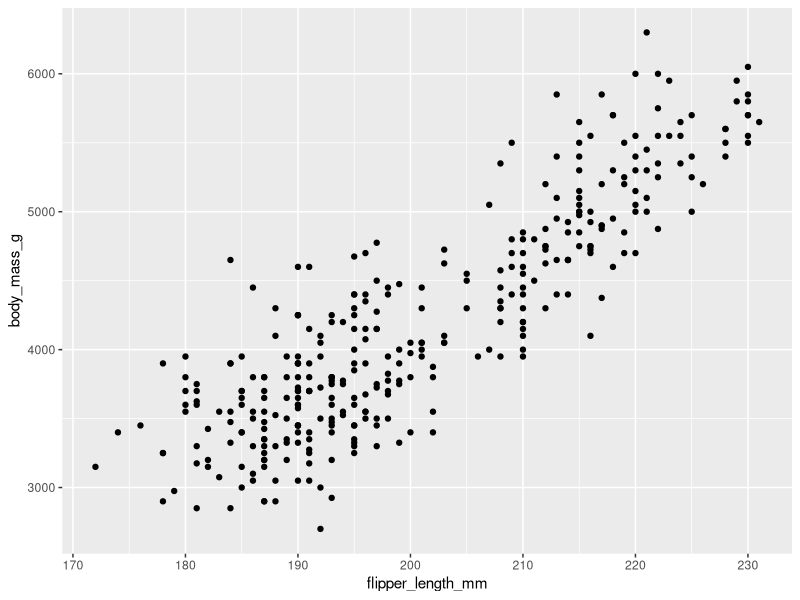
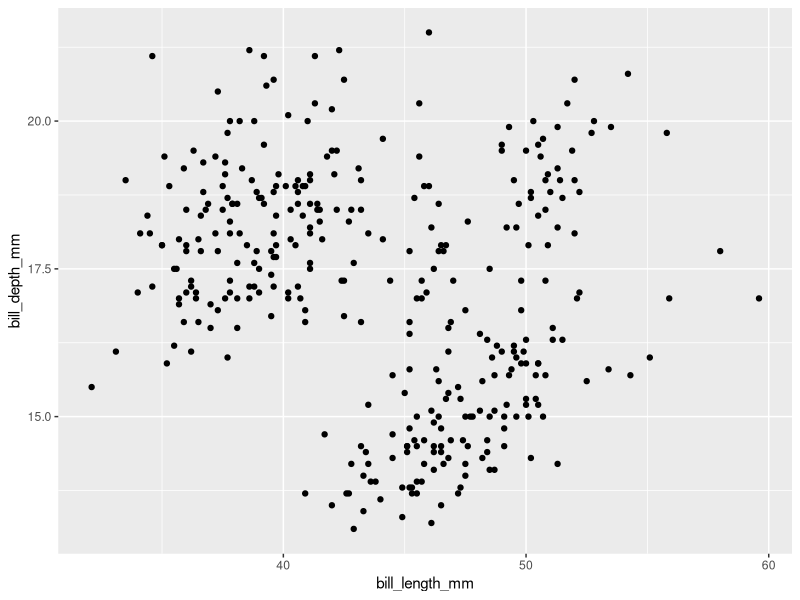

Recreate these plots in R, in order.
install.packages("palmerpenguins")
install.packages("ggplot2")
install.packages("tidyverse")
loaded_packages <- search()
library(palmerpenguins)
library(ggplot2)
library(tidyverse)

ggplot (data = penguins) + geom_point(mapping = aes(x= flipper_length_mm, y= body_mass_g))

ggplot(data = penguins) + geom_point(mapping = aes(x= bill_length_mm, y= bill_depth_mm))

